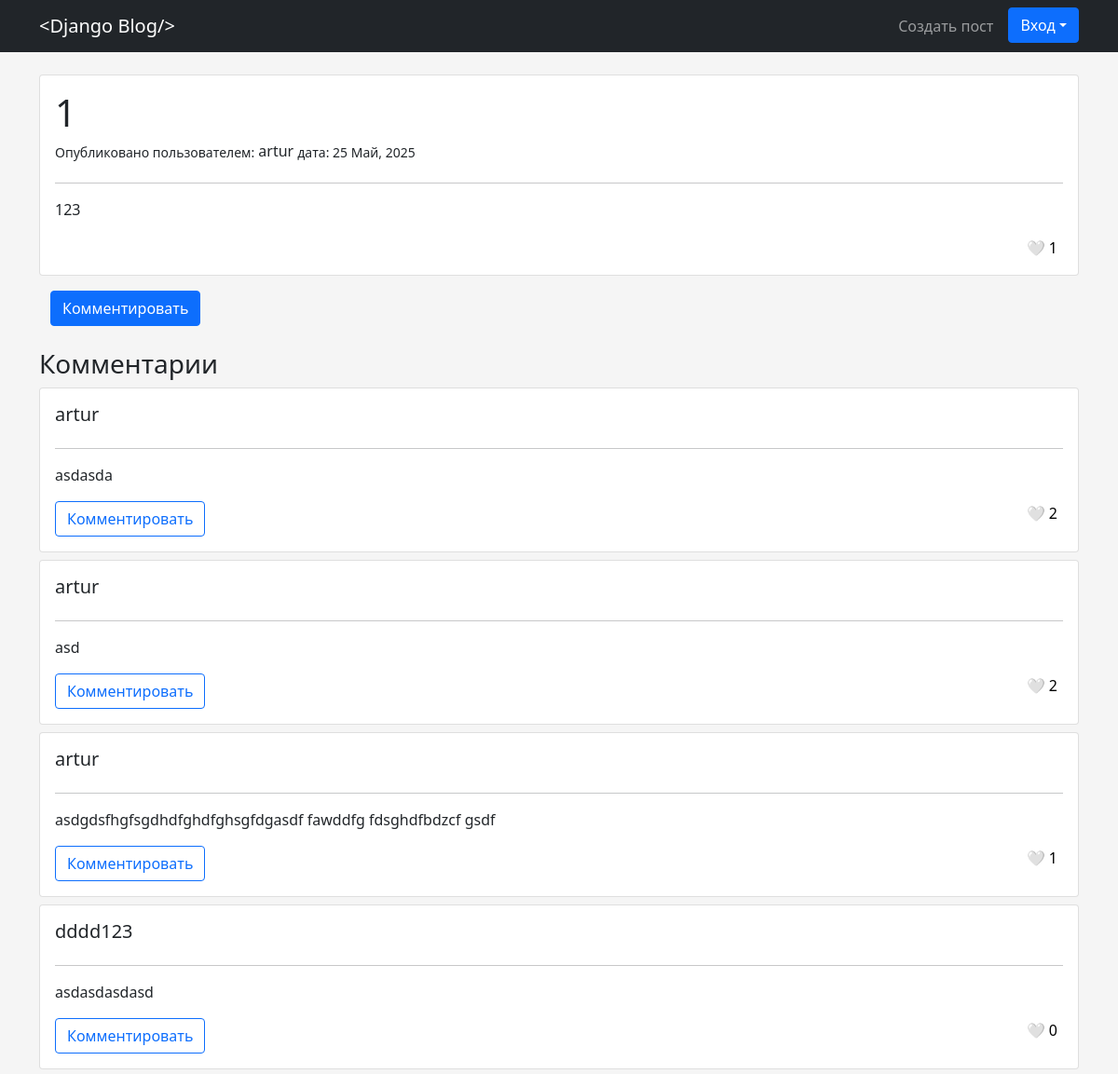
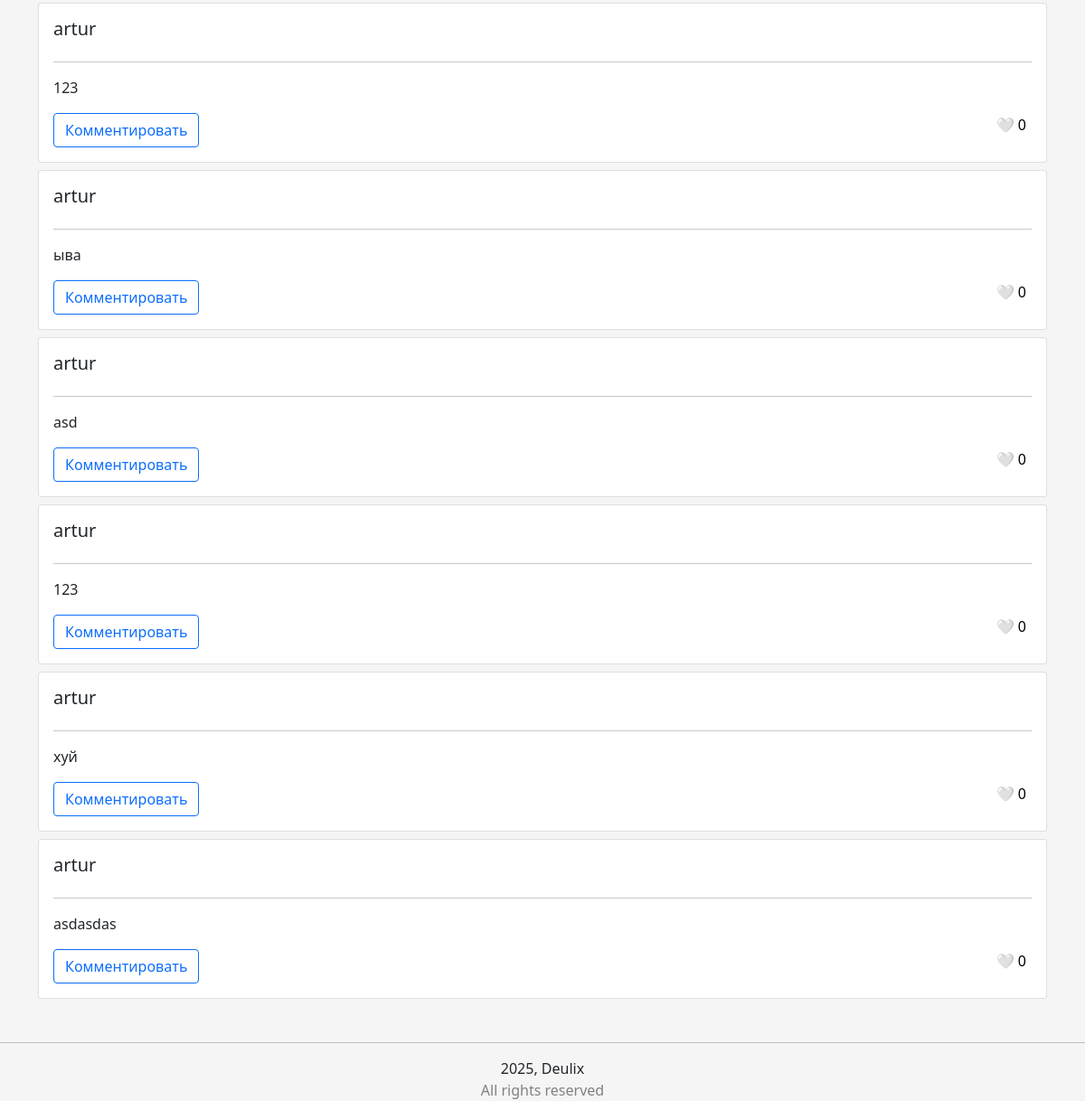
Page /post/23/ on the committed database (2 pictures, top to bottom).
### blog/models.py (models this page shows, shortened)
class Post(models.Model):
    title = models.CharField(max_length=100)
    content = models.TextField()
    author = models.ForeignKey(User, on_delete=models.CASCADE)
    created_at = models.DateTimeField(auto_now_add=True)
    updated_at = models.DateTimeField(auto_now=True)

class Comment(models.Model):
    post = models.ForeignKey(Post, on_delete=models.CASCADE, related_name='comments')
    author = models.ForeignKey(User, on_delete=models.CASCADE)
    text = models.TextField(verbose_name='Текст')
    created_at = models.DateTimeField(auto_now_add=True)
    parent_comment = models.ForeignKey('Comment', null=True, blank=True, on_delete=models.CASCADE)

### blog/views.py (the view)
# urls.py: path('post/<int:pk>/', views.post_detail, name='post_detail'),
def post_detail(request, pk):
    post = get_object_or_404(Post, pk=pk)
    comments = post.comments.filter(parent_comment__isnull=True)
    is_liked_post = (
        post.likes.filter(user=request.user).exists()
        if request.user.is_authenticated
        else False
    )
    if request.user.is_authenticated:
        for comment in comments:
            comment.is_liked_by_user = comment.likes.filter(user=request.user).exists()
    if request.method == "POST":
        form = CommentForm(request.POST)
        if form.is_valid():
            comment = form.save(commit=False)
            comment.post = post
            comment.author = request.user
            comment.save()
            return redirect("post_detail", pk=post.pk)
    else:
        form = CommentForm()
    return render(
        request,
        "post_detail.html",
        {
            "post": post,
            "comments": comments,
            "form": form,
            "is_liked_post": is_liked_post,
        },
    )

### blog/templates/post_detail.html (shortened to what this page needs)
{% extends 'base.html' %}
{% block content %}
  <div class="card mt-4 mb-2">
    <div class="card-body">
      <h1>{{ post.title }}</h1>
      <small class="d-flex gap-1">Опубликовано пользователем: <span><h6>{{ post.author.username }}</h6></span> дата: {{ post.created_at|date:'j F, Y' }}</small>
      <hr />
      <p>{{ post.content }}</p>
      <div class="d-grid d-md-flex mt-2 justify-content-between">
        <div class="likes">
          <form action="{% url 'post_like' post.pk %}" method="post">
            <button type="submit" style="background: white; border: 0cap;">
              {% if is_liked_post %}
                ❤️
              {% else %}
                🤍
              {% endif %}
              {{ post.likes.count }}
            </button>
          </form>
        </div>
      </div>
    </div>
  </div>
  <div class="container mt-3">
    <button type="button" class="btn btn-primary" data-bs-toggle="collapse" data-bs-target="#demo">Комментировать</button>
  </div>
  <h3 class="mt-4">Комментарии</h3>
  {% for comment in comments %}
    <div class="card mb-2">
      <div class="card-body">
        <div class="d-flex">
          <h5>{{ comment.author.username }}</h5>
        </div>
        <hr />
        <p>{{ comment.text }}</p>
        <div class="d-grid d-md-flex mt-2 justify-content-between">
          <a class="btn btn-outline-primary" href="#">Комментировать</a>
          <form action="{% url 'comment_like' comment.pk %}" method="post">
            <button type="submit" style="background: white; border: 0cap;">
              {% if comment.is_liked_by_user %}
                ❤️
              {% else %}
                🤍
              {% endif %}
              {{ comment.likes.count }}
            </button>
          </form>
        </div>
      </div>
    </div>
  {% endfor %}
{% endblock %}

### rows in the picture
Post: title "1", author.username "artur", created_at "25 Май, 2025", content "123", likes.count "1"
Comment: author.username "artur", text "asdasda", likes.count "2"
Comment: author.username "artur", text "asd", likes.count "2"
Comment: author.username "artur", text "asdgdsfhgfsgdhdfghdfghsgfdgasdf fawddfg fdsghdfbdzcf gsdf", likes.count "1"
Comment: author.username "dddd123", text "asdasdasdasd", likes.count "0"
Comment: author.username "artur", text "123", likes.count "0"
Comment: author.username "artur", text "ыва", likes.count "0"
Comment: author.username "artur", text "asd", likes.count "0"
Comment: author.username "artur", text "123", likes.count "0"
Comment: author.username "artur", text "хуй", likes.count "0"
Comment: author.username "artur", text "asdasdas", likes.count "0"
